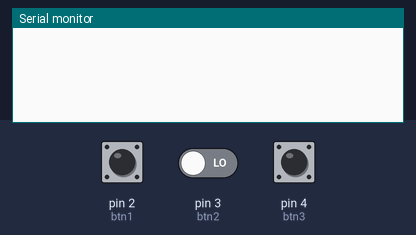
Bench run of a sketch on a simulated Arduino Uno, built with avr-gcc and run on an emulated ATmega328P. On the bench: the last lines printed to the serial monitor. The inputs (shaded band) are chosen by the test bench; at power-on: pin 2 (btn1) LOW, pin 3 (btn2) LOW, pin 4 (btn3) LOW.

Above: at 1.2 s.
1.3 s: pin 2 (btn1) pulled HIGH for 0.15 s
At 2.5 s:
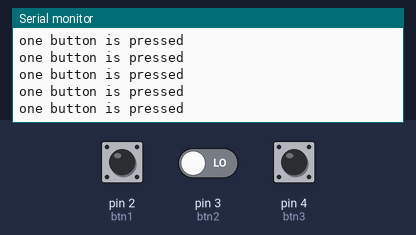
2.9 s: pin 2 (btn1) driven HIGH and pin 3 (btn2) driven HIGH
At 3.5 s:
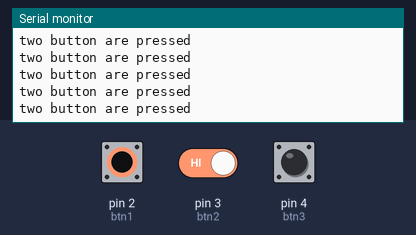
4.8 s: pin 2 (btn1) driven LOW
At 5.9 s:
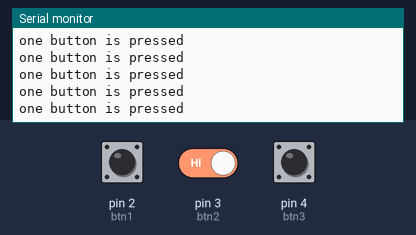
7.8 s: pin 4 (btn3) pulled HIGH for 0.15 s
10.9 s: pin 4 (btn3) pulled HIGH for 1 s
At 11.6 s:
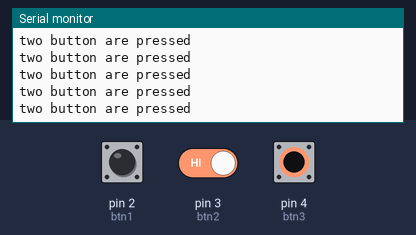

The sketch:

button_prssed_show.ino
```cpp
int btn1=2;
int btn2=3;
int btn3=4;
void setup() {
  // put your setup code here, to run once:
  Serial.begin(9600);
  pinMode(btn1,INPUT);
  pinMode(btn3,INPUT);
  pinMode(btn2,INPUT);
}

void loop() {
  // put your main code here, to run repeatedly:
  bool state1=digitalRead(btn1);
  bool state2=digitalRead(btn2);
  bool state3=digitalRead(btn3);
  if(state1 and !state2 and !state3){
  Serial.println("one button is pressed");}
  else if(!state1 and state2 and !state3){
  Serial.println("one button is pressed");}
  else if(!state1 and !state2 and state3){
  Serial.println("one button is pressed");}
  else if(!state1 and state2 and state3){
  Serial.println("two button are pressed");}
  else if(state1 and !state2 and state3){
  Serial.println("two button are pressed");}
  else if(state1 and state2 and !state3){
  Serial.println("two button are pressed");}
  else if(state1 and state2 and state3){
  Serial.println("three button are pressed");}


}
```

Measured:
- after the input at 1.3 s, the serial monitor: prints a new line at once (image 1)
- after the input at 2.9 s, the serial monitor: prints a new line at once (image 2)
